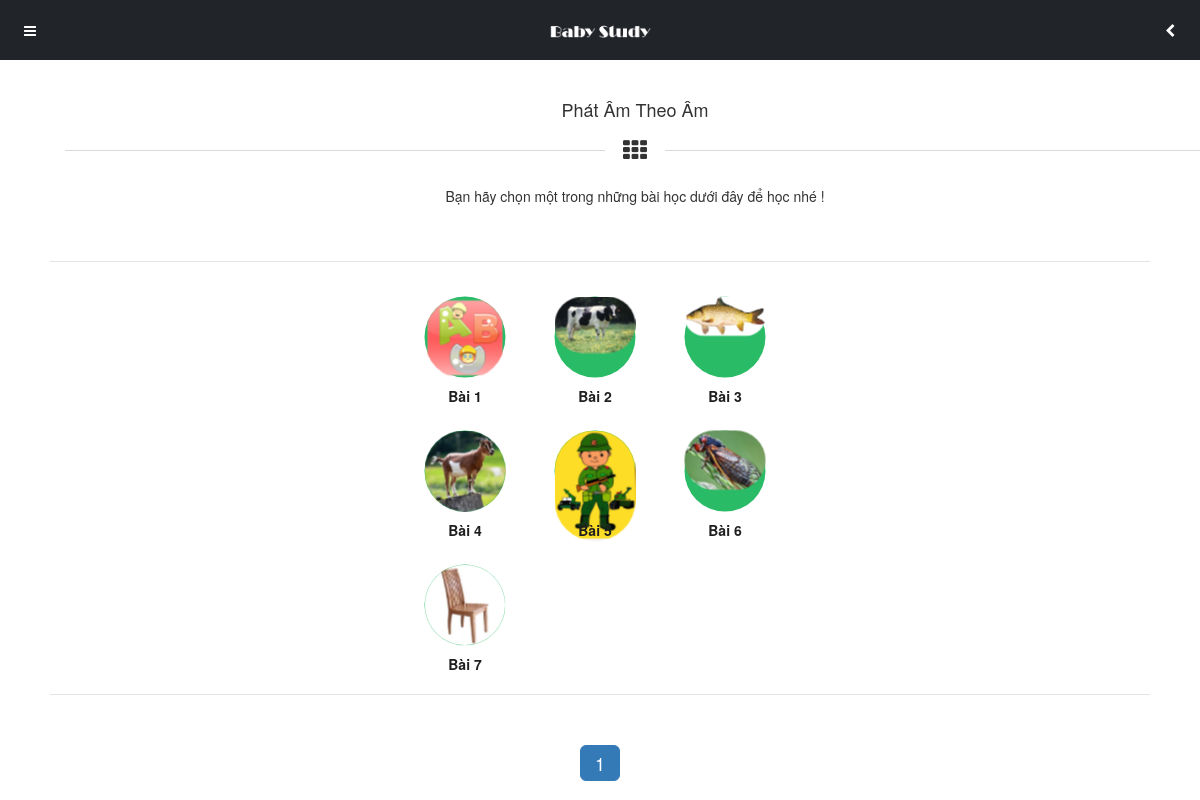
The app's page /Source-code/danhsachbaihoc.php?lsid=1&page=1 (signed in) with its own data.
### tables this page shows
CREATE TABLE IF NOT EXISTS `loaibaihoc` (
  `lbh_ID` int(11) NOT NULL AUTO_INCREMENT,
  `lbh_LoaiBaiHoc` varchar(100) NOT NULL,
  PRIMARY KEY (`lbh_ID`)
);

CREATE TABLE IF NOT EXISTS `baihoc` (
  `bh_ID` int(11) NOT NULL AUTO_INCREMENT,
  `bh_TenBaiHoc` varchar(150) NOT NULL,
  `bh_LoaiBaiHoc` int(11) NOT NULL,
  `bh_NgayTao` datetime NOT NULL,
  `bh_HinhDaiDien` varchar(150) NOT NULL,
  `bh_SoLanChon` int(11) NOT NULL,
  PRIMARY KEY (`bh_ID`),
  KEY `fk_baihoc_loaibaihoc_idx` (`bh_LoaiBaiHoc`)
);

### Source-code/dataconfig/dataprovider.php (called while the page is built, shortened)
<?php
class DataProvider
{
  public static function GetRows($sql)
  {
	$connection = mysqli_connect(HOSTNAME,USERNAME,PASSWORD,DATABASE) or
      	die ("couldn't connect to localhost");
    mysqli_query($connection,"set names 'utf8'");
    $returnresult = null;
    $result = mysqli_query($connection,$sql);
	$i = 0;
	while ($row = mysqli_fetch_array($result))
	{
		$returnresult[$i++] = $row;
	}
    return $returnresult;
	}
	public static function NumRows($sql)
	{
		$connection = mysqli_connect(HOSTNAME,USERNAME,PASSWORD,DATABASE) or
      	die ("couldn't connect to localhost");
    mysqli_query($connection,"set names 'utf8'");
    $result = mysqli_query($connection,$sql);
	$row = mysqli_fetch_row($result);
    return $row[0];
	}
}
?>

### Source-code/include/inc-dsbaihoc.php (the view, shortened to what this page needs)
            <div class="content">
            <div class="header-clear-large"></div>
                <?php
					include_once 'dataconfig/dataprovider.php';
					$id_LoaiBaiHoc = $_GET["lsid"];
					$sql_tieude = "select lbh_LoaiBaiHoc from loaibaihoc where lbh_ID = $id_LoaiBaiHoc";
					$result = DataProvider::GetRows($sql_tieude);
					foreach ($result as $value)
					{
						$tieude = $value;
					}
				?>
                <div class="container heading-style-5">
                    <h4 class="heading-title"><?php echo $tieude[0]; ?></h4>
                    <i class="fa fa-th heading-icon"></i>
                    <p class="heading-subtitle">
                        Bạn hãy chọn một trong những bài học dưới đây để học nhé !
                    </p>
                </div>
                <div class="decoration"></div>
                <div class="thumbnail-menu">
					<?php
						include_once("dataconfig/dataprovider.php");
						if(!isset($_GET['page']))
						{
							$page = 1;
						}
						else
						{
							$page = $_GET['page'];
						}
						$max_results = 9;
						$from = (($page * $max_results) - $max_results);
						$lessonid = $_GET['lsid'];
						$sql = "SELECT bh_ID, bh_TenBaiHoc, bh_HinhDaiDien FROM baihoc WHERE bh_LoaiBaiHoc = $lessonid LIMIT $from, $max_results";
						$result = DataProvider::GetRows($sql);
						if($result != null)
						{
							foreach ($result as $value) {
					?>
                    <a href="baihoc.php?bh=<?php echo $value['bh_ID']; ?>&lbh=<?php echo $lessonid; ?>">
                        <i class="bg-green-dark bg-hover-green-dark fa border-radius-img">
							<img class="img-responsive img-circle" src="<?php echo $value['bh_HinhDaiDien']; ?>">
						</i>
                        <em style="font-weight: bold;"><?php echo $value['bh_TenBaiHoc'];?></em>
                    </a>
                    <?php
							}
						}
					?>
                </div>
				<div class="decoration"></div>
				<div class="col-md-12 text-center">
<ul class="pagination pagination-lg pager" ><?php
$total_results = DataProvider::NumRows("SELECT COUNT(*) as Num FROM baihoc WHERE bh_LoaiBaiHoc = $lessonid");
$total_pages = ceil($total_results / $max_results);
for($i = 1; $i <= $total_pages; $i++){
?>
<?php
if($i == $_GET['page'])
{
	?>
								<li class="active">
								<a href="<?php echo $_SERVER['PHP_SELF']; ?>?lsid=<?php echo $id_LoaiBaiHoc; ?>&page=<?php echo $i; ?>" class="page_link active">
									<?php echo $i; ?>
								</a>
								</li>
	<?php
}
?>
<?php
}
?>
</ul>
</div>
            </div>

### Source-code/styles/style.css (style rules this page uses)
.header-clear-large { height:90px; }
.thumbnail-menu a em { display:block; text-align:center; font-style:normal; }
.thumbnail-menu a { margin-bottom:20px; }
.thumbnail-menu a i { transition:all 200ms ease; -moz-transform: scale(0.9, 0.9); -webkit-transform: scale(0.9, 0.9); -o-transform: scale(0.9, 0.9); -ms-transform: scale(0.9, 0.9); transform: scale(0.9, 0.9); }
@media (min-width:460px) { .thumbnail-menu { width:400px; margin-left:auto; margin-right:auto; } }
@media (min-width:460px) { .thumbnail-menu a { width:90px; float:left; margin-left:20px; margin-right:20px; font-size:14px; color:#1f1f1f; font-weight:500; } }
@media (min-width:460px) { .thumbnail-menu a i { width:90px; height:90px; line-height:90px; border-radius:90px; text-align:center; font-size:27px; color:#FFFFFF; } }

### Source-code/styles/custom.css (style rules this page uses)
.border-radius-img img { border-radius: 90px !important; }

### records on screen
loaibaihoc: lbh_LoaiBaiHoc "Phát Âm Theo Âm"
baihoc: bh_HinhDaiDien (picture), bh_TenBaiHoc "Bài 1"
baihoc: bh_HinhDaiDien (picture), bh_TenBaiHoc "Bài 2"
baihoc: bh_HinhDaiDien (picture), bh_TenBaiHoc "Bài 3"
baihoc: bh_HinhDaiDien (picture), bh_TenBaiHoc "Bài 4"
baihoc: bh_HinhDaiDien (picture), bh_TenBaiHoc "Bài 5"
baihoc: bh_HinhDaiDien (picture), bh_TenBaiHoc "Bài 6"
baihoc: bh_HinhDaiDien (picture), bh_TenBaiHoc "Bài 7"
